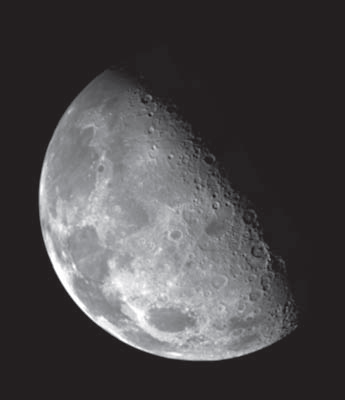
#> input picture images/moon.png, 345 x 400 px
$ python laplacian_sharpening.py ../images/moon.png
#> lines starting #> are read from the running program, lines starting #| are printed output that depends on the picture
import cv2 as cv
import numpy as np
import os
import sys
import matplotlib.pyplot as plt

def main():
    script_path = os.path.abspath(sys.argv[0])
    path = os.path.abspath(os.path.join(os.path.dirname(script_path), '..', 'images', 'moon.png'))
    img = cv.imread(path, 0)
#> img: shape (400, 345); min 28, max 255, mean 69.4

    kernel = np.array([[0, 1, 0],
                      [1, -4, 1],
                      [0, 1, 0]])

    laplacian_image = cv.filter2D(src=img, ddepth=-1, kernel=kernel)
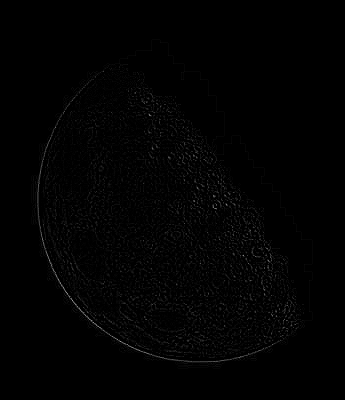
#> laplacian_image: shape (400, 345); min 0, max 161, mean 2.2

    c = -1
    g = img + c*laplacian_image
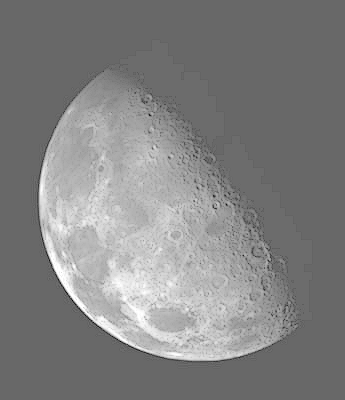
#> g: shape (400, 345) int16; min -130, max 255, mean 67.2; drawn with min black and max white

    # there are negative values in g
    # therefore the enhanced image g is gray
    # we need to clip values so that they are
    # in range [0, 255]

    g_clip = np.clip(g, 0, 255)
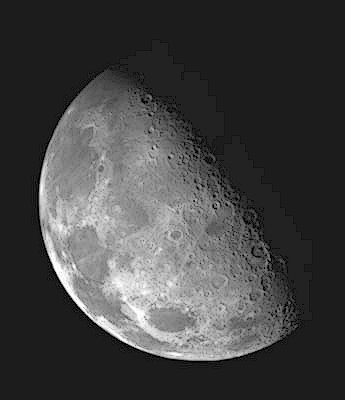
#> g_clip: shape (400, 345) int16; min 0, max 255, mean 67.3

    fig, axs = plt.subplots(2,2)

    axs[0,0].imshow(img, cmap='gray')
    axs[0,0].set_title('Original')

    axs[0,1].imshow(laplacian_image, cmap='gray')
    axs[0,1].set_title('Laplacian')

    axs[1,0].imshow(g, cmap='gray')
    axs[1,0].set_title('Enhanced image')

    axs[1,1].imshow(g_clip, cmap='gray')
    axs[1,1].set_title('Enhanced image')

    for axis in axs.flat:
        axis.axis('off')

    fig.show()
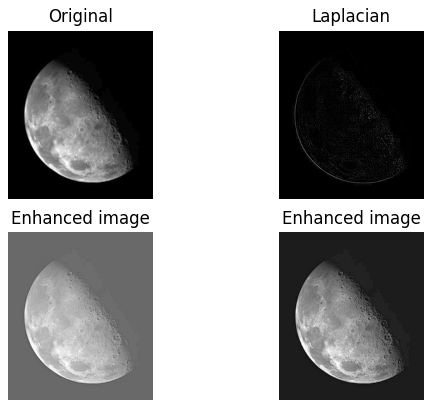
#> figure drawn by matplotlib, 4 panels
    plt.show()

if __name__ == '__main__':
    main()

$ run again, with images/fracture.png copied over images/moon.png
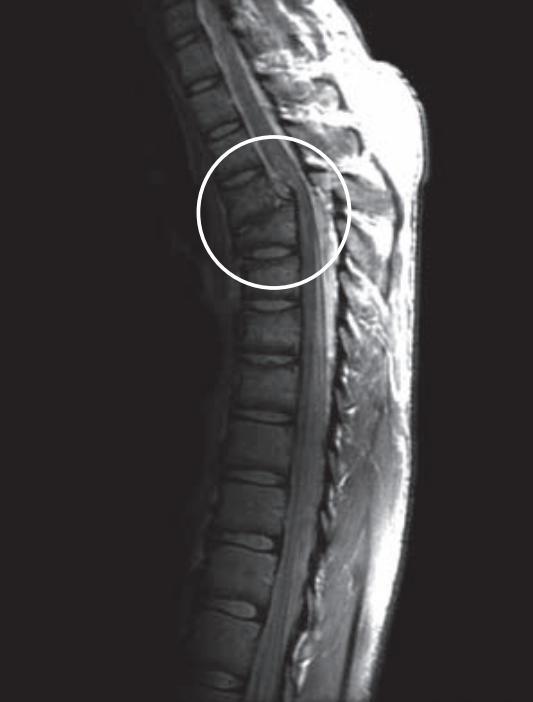
#> input picture images/fracture.png, 533 x 702 px
#> in main, `g = img + c*laplacian_image`:
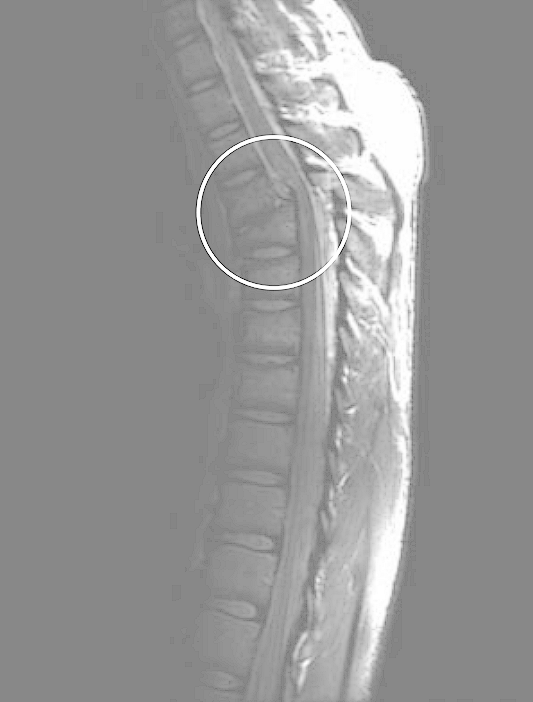
#> g: shape (702, 533) int16; min -221, max 255, mean 62.5; drawn with min black and max white
#> in main, `fig.show()`:
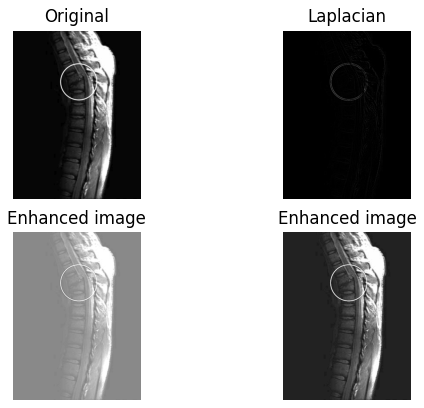
#> figure drawn by matplotlib, 4 panels
